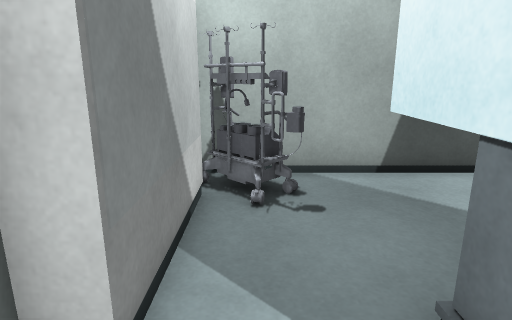
[1] (above)

12 first-person views from a walk through a Unity game level. The camera is 1.3 m above the floor, tilts 14° down and sees 75° across. The floor is counted in squares, 0.5 m on a side. Each view is taken from the middle of a square. On the plan, view 1 faces up. The plan holds only what a view shows up to about 20 squares ahead; the rest is blank. Some animated figures are not drawn.

[2]
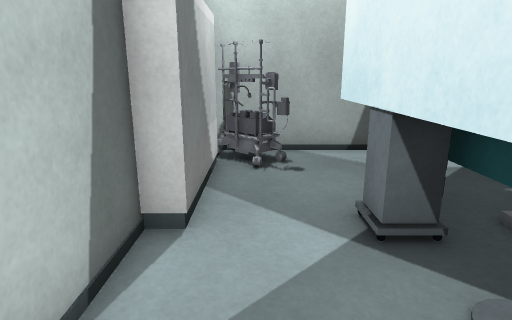

[3]
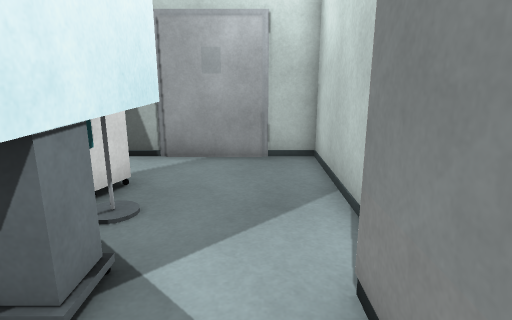

[4]
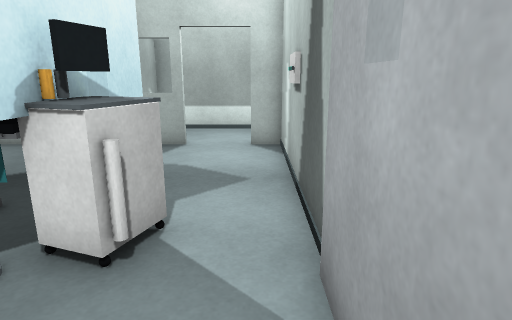

[5]
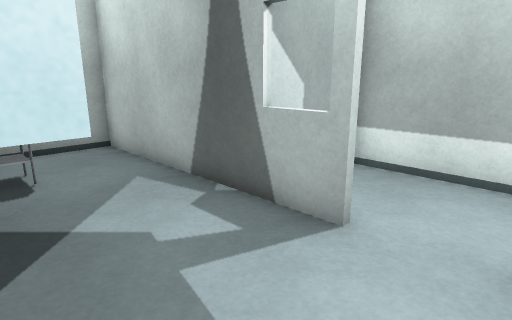

[6]
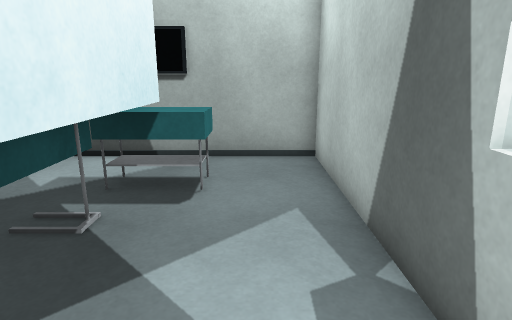

[7]
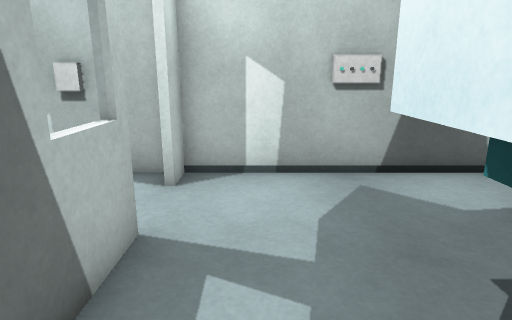

[8]
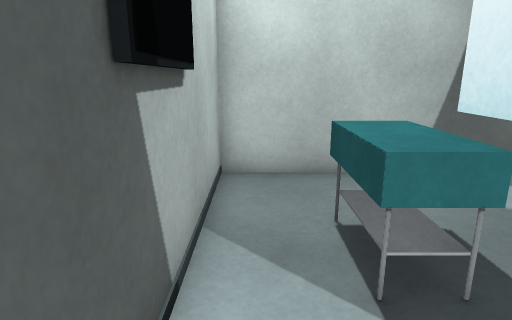

[9]
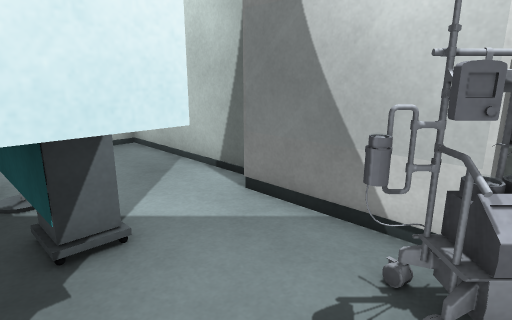

[10]
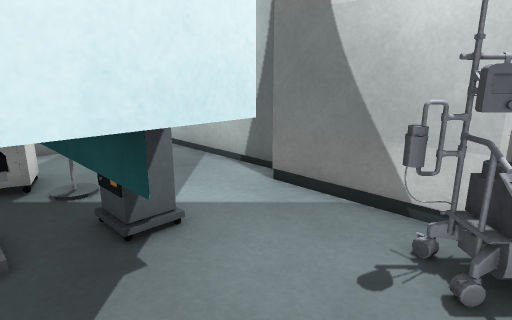

[11]
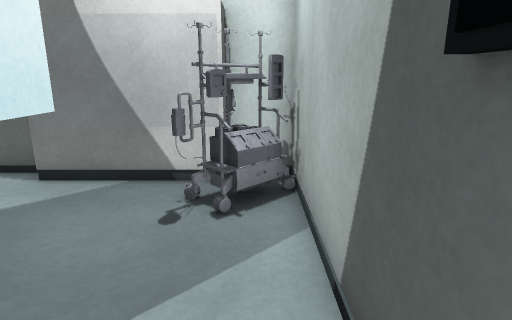

[12]
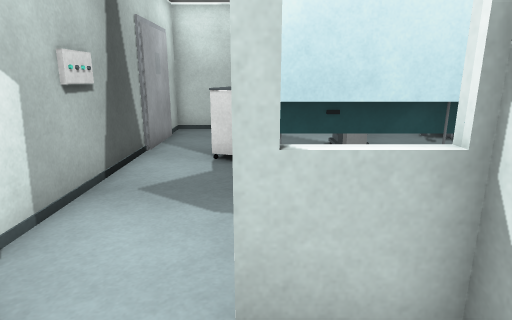

### Floor plan
Key: @ floor where view 1 was taken; # wall or solid block; . floor; = window, fence, low wall or low ledge; T thing the floor can be seen under or through; O other object.
Columns run from 2 left of view 1 to 16 right of it. Each row starts with its distance up from view 1.
  9 ###############
  8 #OOO..........#
  7 ##OO....OOOO..#
  6  =.=....OOOO..#
  5  =..TTTTTTTO..#
  4 #=..TOTT TT...#
  3 #=.. O   TT...#
  2 #... O   TT...#
  1 #...#O   TT...#OOOO
  0 #.@.TO T TT...=   O
 -1 #...TTOTTTT...#  .O
 -2 #....OOO.......   O
 -3 #..............   O
 -4 #.............#   O
 -5 ###############OOOO

Where each view was taken, in squares from view 1:
view 1: 0 up, 0 right, facing up
view 2: 3 down, 0 right, facing up
view 3: 6 up, 0 right, facing down
view 4: 4 down, 1 left, facing right
view 5: 4 down, 7 right, facing up-right
view 6: 2 down, 10 right, facing up
view 7: 4 up, 10 right, facing down
view 8: 8 up, 3 right, facing right
view 9: 8 up, 4 right, facing down-left
view 10: 8 up, 5 right, facing down-left
view 11: 8 up, 7 right, facing left
view 12: 1 down, 15 right, facing left
